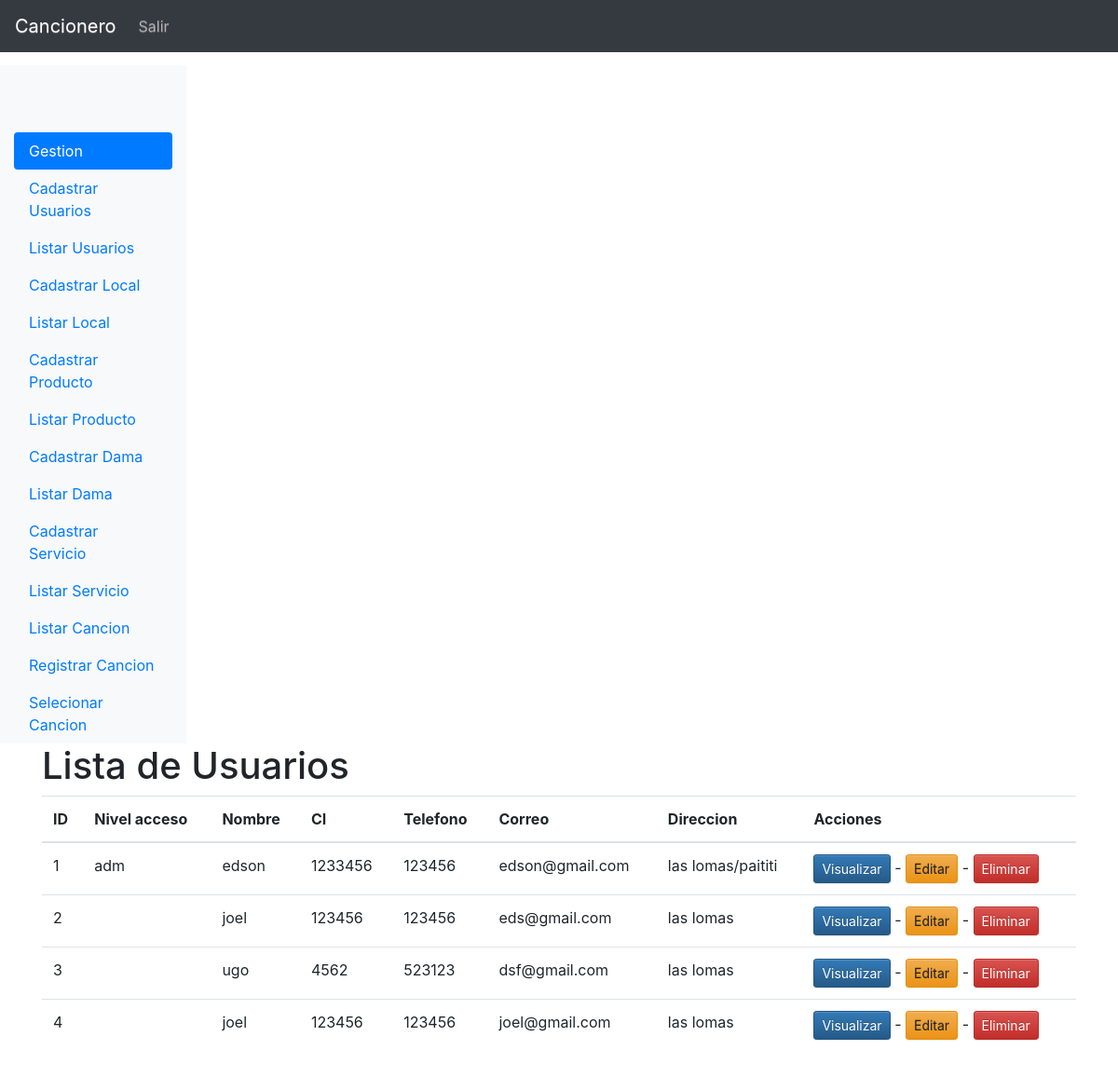
/listar_usuario.php (signed in), run on the app's committed database.
### tables this page shows
CREATE TABLE `personas` (
  `id_persona` int(11) NOT NULL,
  `tipo_persona` varchar(30) DEFAULT NULL,
  `nombre` varchar(60) NOT NULL,
  `ci` varchar(15) NOT NULL,
  `telefono` varchar(20) NOT NULL,
  `correo` varchar(30) NOT NULL,
  `direccion` varchar(80) NOT NULL,
  `usuario` varchar(15) NOT NULL,
  `clave` varchar(15) NOT NULL
);

### listar_usuario.php (the view, shortened to what this page needs)
<?php
  include_once("conexao.php");
?>
<!doctype html>
<html lang="pt-BR">
  <head>
    <link href="css/bootstrap.min.css" rel="stylesheet">
    <link href="css/bootstrap-theme.min.css" rel="stylesheet">
    <link href="css/ie10-viewport-bug-workaround.css" rel="stylesheet">
    <link href="css/theme.css" rel="stylesheet">
  </head>
  <body>
  <?php
    include_once("menu_admin.php");
    $resultado = mysqli_query($conn,"SELECT * FROM personas ORDER BY 'id_persona'");
  ?>
    <div class="container theme-showcase" role="main">
      <div class="page-header">
        <h1>Lista de Usuarios</h1>
      </div>
      <div class="row">
        <div class="col-md-12">
          <table class="table">
            <thead>
              <tr>
                <th>ID</th>
                <th>Nivel acceso</th>
                <th>Nombre</th>
                <th>CI</th>
                <th>Telefono</th>
                <th>Correo</th>
                <th>Direccion</th>
                <th>Acciones</th>
              </tr>
            </thead>
            <tbody>
          <?php
            while($linhas = mysqli_fetch_array($resultado)){
                echo "<tr>";
                echo "<td>".$linhas['id_persona']."</td>";
                echo "<td>".$linhas['tipo_persona']."</td>";
                echo "<td>".$linhas['nombre']."</td>";
                echo "<td>".$linhas['ci']."</td>";
                echo "<td>".$linhas['telefono']."</td>";
                echo "<td>".$linhas['correo']."</td>";
                echo "<td>".$linhas['direccion']."</td>";?>
                        <td>
                        <a href='visualizar_usuario.php?id=<?php echo $linhas['id_persona']; ?>'><button type='button' class='btn btn-sm btn-primary'>Visualizar</button></a>
                      - <a href='editar_usuario.php?id=<?php echo $linhas['id_persona']; ?>'><button type='button' class='btn btn-sm btn-warning'>Editar</button></a>
                      - <a href='processa/proc_apagar_usuario.php?id=<?php echo $linhas['id_persona']; ?>'><button type='button' class='btn btn-sm btn-danger'>Eliminar</button></a>
                      <?php
                echo "</tr>";
            }
          ?>
            </tbody>
          </table>
        </div>
      </div>
    </div>
  </body>
</html>

### css/theme.css (style rules this page uses)
body { padding-top: 70px; padding-bottom: 30px; }

### data on the page
personas: id_persona "1", tipo_persona "adm", nombre "edson", ci "1233456", telefono "123456", correo "edson@gmail.com", direccion "las lomas/paititi"
personas: id_persona "2", nombre "joel", ci "123456", telefono "123456", correo "eds@gmail.com", direccion "las lomas"
personas: id_persona "3", nombre "ugo", ci "4562", telefono "523123", correo "dsf@gmail.com", direccion "las lomas"
personas: id_persona "4", nombre "joel", ci "123456", telefono "123456", correo "joel@gmail.com", direccion "las lomas"
